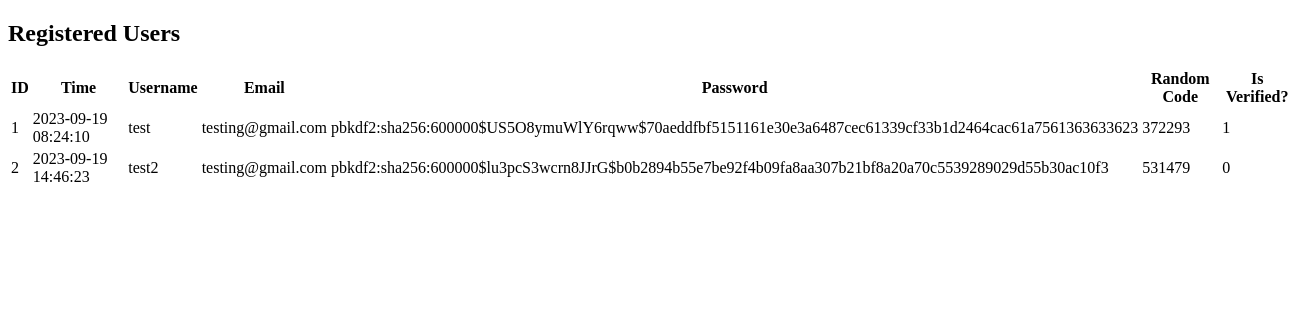
/users, run on an earlier commit of the app's database.
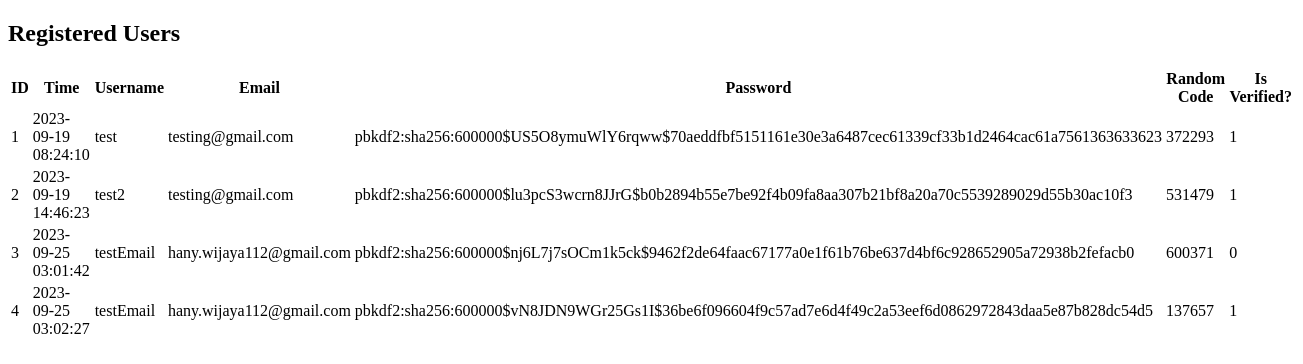
And on a later commit of the database.
### tables this page shows
CREATE TABLE user (
    id INTEGER PRIMARY KEY AUTOINCREMENT,
    created TIMESTAMP NOT NULL DEFAULT CURRENT_TIMESTAMP,
    username VARCHAR(50) NOT NULL,
    email VARCHAR(50) NOT NULL,
    pass VARCHAR(50) NOT NULL,
	randomcode VARCHAR(20) NOT NULL,
	DefiniteUser INTEGER
);

### Main.py (the view)
@app.route('/users')
def users():
    user = Users()
    data = user.getAll()
    return render_template('users.html', users=data)

### Models/Users.py (called while the page is built)
    def getAll(self):
        self.data = []
        data = self.conn.execute("SELECT * FROM user").fetchall()
        self.conn.close()
        return data

### templates/users.html (shortened to what this page needs)
<!DOCTYPE html>
<html>
<head>
</head>
<body>
    <h2>Registered Users</h2>
    <table>
        <thead>
            <tr>
                <th>ID</th>
                <th>Time</th>
                <th>Username</th>
                <th>Email</th>
                <th>Password</th>
                <th>Random Code</th>
                <th>Is Verified?</th>
            </tr>
        </thead>
        <tbody>
            {% for user in users %}
                <tr>
                    <td>{{ user[0] }}</td>
                    <td>{{ user[1] }}</td>
                    <td>{{ user[2] }}</td>
                    <td>{{ user[3] }}</td>
                    <td>{{ user[4] }}</td>
                    <td>{{ user[5] }}</td>
                    <td>{{ user[6] }}</td>
                </tr>
            {% endfor %}
        </tbody>
    </table>
</body>
</html>

What changed in the data, as far as the page shows it:
changed user "test2": DefiniteUser "0" → "1"
added user: id "3", created "2023-09-25 03:01:42", username "testEmail", email "hany.wijaya112@gmail.com", pass "pbkdf2:sha256:600000$nj6L7j7sOCm1k5ck$9462f2de64faac67177a0e1f61b76be637d4bf6c928652905a72938b2fefacb0", randomcode "600371", DefiniteUser "0"
added user: id "4", created "2023-09-25 03:02:27", username "testEmail", email "hany.wijaya112@gmail.com", pass "pbkdf2:sha256:600000$vN8JDN9WGr25Gs1I$36be6f096604f9c57ad7e6d4f49c2a53eef6d0862972843daa5e87b828dc54d5", randomcode "137657", DefiniteUser "1"
